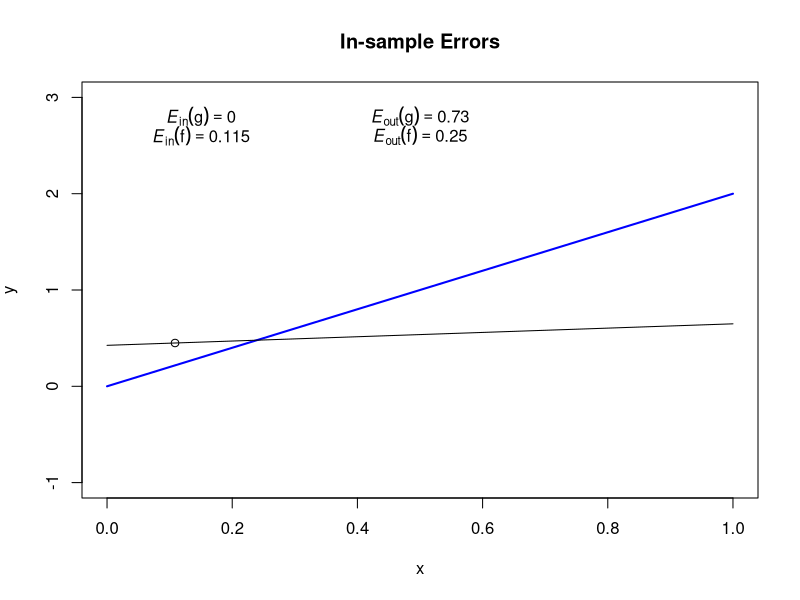
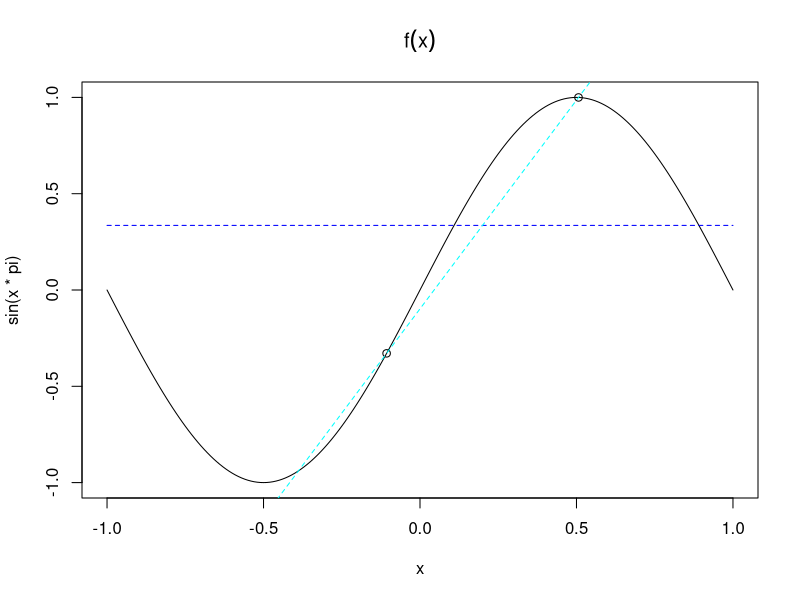
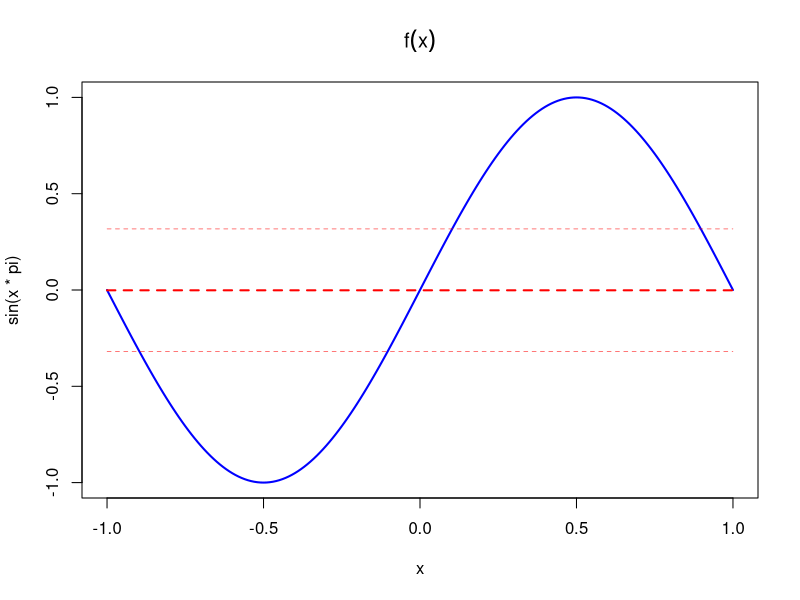
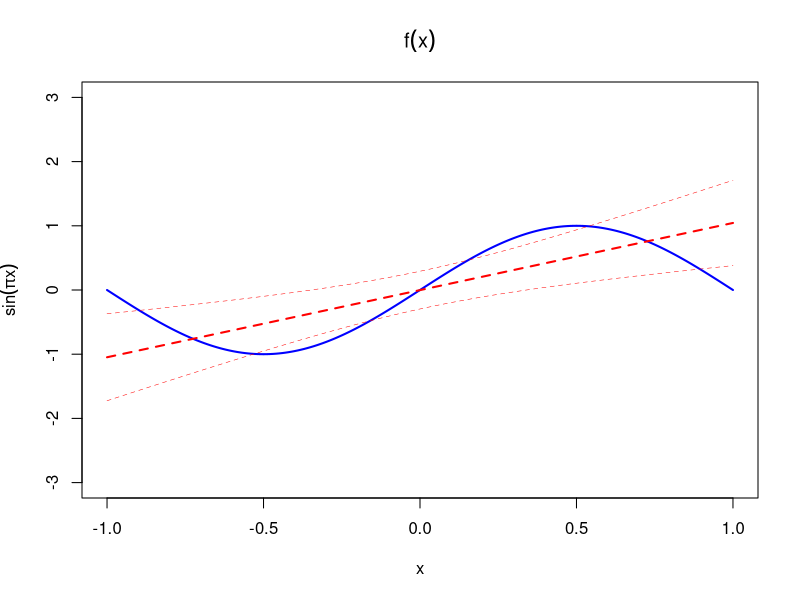

The R source for these figures, in order:
rm(list = ls(all = TRUE))
# Simulates data of size n from a regression y=a+bx+e where e~N(0,sig) and x is
# the interval [0,1]:
simul=function(n,a,b,sig)
{
	x    <- runif(n)
	e    <- rnorm(n,0,sig)
	y    <- a + b*x + e
  data <- cbind(x, y)
	return(data)
}

# Fix the parameters:
n=10; a=0; b=2; sig=0.5

# f.mod is the true model:
f.mod=function(x)
{
  return(a+b*x)
}
dat <- simul(n,a,b,sig);

# xx is simulated input and yy is the simulated output:
xx<-dat[1,]
yy<-dat[2,]
x<-seq(0,1,0.01);y<-a+(b*x) # x is the domain and y is the true output

# g.mod is the fitted model:
g <- lm(yy~xx)
g.mod=function(x)
{
  return(g$coefficients[1]+(g$coefficients[2]*x))
}
err.g <- (t(g$residuals)%*%g$residuals)/n   # In sample error for the fitted model
err.f <- (t(yy-(a+b*xx))%*%(yy-(a+b*xx)))/n # In sample error for the actual model

#--- Now, let's plot the data:
plot(c(0,1),c(-1,3),type="n",main="In-sample Errors",xlab=expression(x),ylab=expression(y))
lines(x,y,type="l",col="blue",lwd=2)
points(dat[1,],dat[2,]);
lines(x,g.mod(x))
text1=bquote(italic(E)["in"](g)==.(format(err.g,digits=3)))
text2=bquote(italic(E)["in"](f)==.(format(err.f,digits=3)))
text(x=0.15,y=2.8,labels=text1)
text(x=0.15,y=2.6,labels=text2)
#--- End of plot.

fdiff=function(x,a,b,a.est,b.est)
{
   return((a-a.est+(b-b.est)*x)^2)
}
# Finds bias between f(x) and g(x):
diff=function(x)
{
  fdiff(x,a,b,g$coefficients[1],g$coefficients[2])
}
# Integrate (numerically) over bias:
biassq<-integrate(diff,0,1)$value
err.out<-biassq+(sig^2)

# Add more text to plot:
text3=bquote(italic(E)["out"](g)==.(format(err.out,digits=2)))
text4=bquote(italic(E)["out"](f)==.(format((sig^2),digits=2)))
text(x=0.5,y=2.8,labels=text3)
text(x=0.5,y=2.6,labels=text4)

# Note if you stick to hypothesis g.mod independent of data that 
# Err_{in}(g) is unbiased for E_{out}(g)
M      <- 10000
g.hist <- rep(NA,M)
f.hist <- g.hist

for(i in 1:M)
{
	dat2      <- simul(n,a,b,sig)
	g.hist[i] <- (t(dat2[2,]-g.mod(dat2[1,]))%*%(dat2[2,]-g.mod(dat2[1,])))/n
	f.hist[i] <- (t(dat2[2,]-f.mod(dat2[1,]))%*%(dat2[2,]-f.mod(dat2[1,])))/n
}
c(mean(g.hist),mean(f.hist))

# E_{in}(g) underestimates the true error but E_{in}(f) is unbiased
M       <- 10000 # no of samples used to measure diff between E_{in} and E_{out}
g2.hist <- rep(NA,M);
f2.hist <- g2.hist

# Arrays store the scaled differences between E_{in} and E_{out} for f, g:
for(i in 1:M)
{
	dat3 <- simul(n,a,b,sig)
  x2   <- dat3[1,]
  y2   <- dat3[2,] # x2 is simulated input and y2 is the simulated output
  # g2 is the fitted model:
  g2     <- lm(y2~x2);
  g2.mod=function(x)
  {
    return(g2$coefficients[1]+(g2$coefficients[2]*x))
  }
	err2.f <- (t(y2-(a+(b*x2)))%*%(y2-(a+(b*x2))))/n # In sample error for the actual model
	err2.g <- (t(g2$residuals)%*%g2$residuals)/n # In sample error for the fitted model

  #Gives the difference between fitted model and true:
  diff2  <- function(x)
  {
     fdiff(x,a,b,g2$coefficients[1],g2$coefficients[2])
  }
	biassq2<-integrate(diff2,0,1)$value
	err2.out<-biassq2+(sig^2)
	f2.hist[i]<-(err2.f-(sig^2))/(sig^2)   #compare in sample vs out of sample errors for true model
	g2.hist[i]<-(err2.g-err2.out)/err2.out #compare in sample vs out of sample errors for fitted model
}
c(mean(f2.hist),mean(g2.hist)) # True vs Fitted (in vs out)

#===============================================================================
# Choose n points on the sine function
simul=function(n)
{
	x    <- runif(n,-1,1)
	y    <- sin(pi*x)
  data <- cbind(x,y)
  return(data)
}

# Shows sin fn with 2 random points as well as the two fitted models:
data <- simul(2)

#cons is the fitted constant function:
cons=function(xx,data)
{
  return(mean(data[,2])+(0*xx))
}
#lin is the fitted linear model:
lin=function(xx,data)
{
	l<-lm(data[,2]~data[,1])
	return(l$coefficients[1]+(xx*l$coefficients[2]))
}
x<-seq(-1,1,0.01)
plot(x,sin(x*pi),type="l",main=expression(f(x)))
points(data)
lines(x,cons(x,data),lty=2,col="blue")
lines(x,lin(x,data),lty=2,col="cyan")

#===============================================================================
# Let's see the trade-off for varying model complexity:
#===============================================================================
# Fit M constant models to random data:
M = 10000;
x = seq(-1,1,0.01)
plot(x,sin(x*pi), type="l", main=expression(f(x)), lwd=2, col="blue")

curves = matrix(rep(NA,M*length(x)),ncol=length(x),nrow=M)
avg    = rep(NA,length(x))
vari   = rep(NA,length(x))
for(i in 1:M)
{
	data       <- simul(5)  # 5 data points for later comparison to poly models
	curves[i,] <- cons(x,data)
}
for(i in 1:length(x))
{
	avg[i]  <- mean(curves[,i])
	vari[i] <- var(curves[,i])
}
lines(x,avg,type="l",lwd=2,lty=2,col="red")
bias=(t(sin(pi*x)-avg)%*%(sin(pi*x)-avg))*0.01
lines(x, avg+sqrt(vari),type="l",lwd=0.5,lty=2,col="red")
lines(x, avg-sqrt(vari),type="l",lwd=0.5,lty=2,col="red")
c(bias, mean(vari), bias + mean(vari))

# fit M linear models to random data
M = 10000;
x <- seq(-1,1,0.01)
plot(c(-1,1),c(-3,3),type="n",main=expression(f(x)),xlab=expression(x),ylab=expression(sin(pi*x)))
lines(x,sin(x*pi),type="l",lwd=2,col="blue")
curves = matrix(rep(NA,M*length(x)),ncol=length(x),nrow=M)
avg    = rep(NA,length(x))
vari   = rep(NA,length(x))
for(i in 1:M)
{
	data       <- simul(5)
	curves[i,] <- lin(x,data)
}
for(i in 1:length(x))
{
	avg[i]  <- mean(curves[,i])
	vari[i] <- var(curves[,i])
}
lines(x,avg,type="l",lwd=2,lty=2,col="red")
bias=(t(sin(pi*x)-avg)%*%(sin(pi*x)-avg))*0.01
lines(x,avg+sqrt(vari),type="l",lwd=0.5,lty=2,col="red")
lines(x,avg-sqrt(vari),type="l",lwd=0.5,lty=2,col="red")
c(bias,mean(vari),bias+mean(vari))

bias=function(x){return((abs(sin(x*pi)))^2)}
integrate(bias,-1,1)




